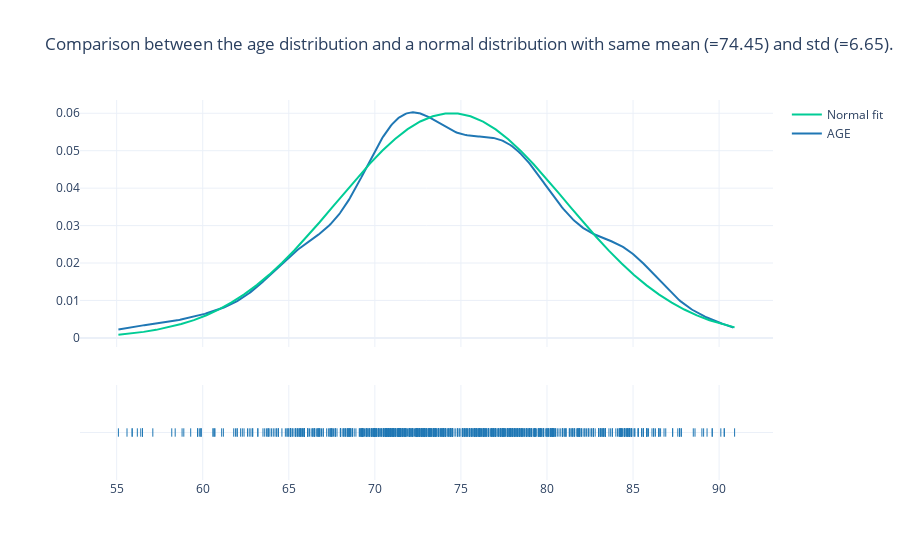

Here is the notebook cell this chart was saved with:
### Markdown cell above
We note that the `AGE` variable is distributed very similar to a Gaussian. For this reason,

### Code cell
adni.plot_kde_vs_norm()

### Figure 1 — Plotly figure (JSON) as saved in the notebook; plotly's stock layout.template omitted (floating-point values rounded to 4 significant figures; data arrays with more than 128 entries replaced by an {"elided": "..."} marker saying what was removed)
{"data": [{"legendgroup": "AGE", "marker": {"color": "rgb(31, 119, 180)"}, "mode": "lines", "name": "AGE", "showlegend": true, "type": "scatter", "x": {"elided": "500 float values"}, "xaxis": "x", "y": {"elided": "500 float values"}, "yaxis": "y"}, {"legendgroup": "AGE", "marker": {"color": "rgb(31, 119, 180)", "symbol": "line-ns-open"}, "mode": "markers", "name": "AGE", "showlegend": false, "type": "scatter", "x": {"elided": "826 float values"}, "xaxis": "x", "y": {"elided": "826 str values"}, "yaxis": "y2"}, {"name": "Normal fit", "type": "scatter", "x": [55.1, 55.83, 56.56, 57.29, 58.02, 58.75, 59.48, 60.21, 60.94, 61.68, 62.41, 63.14, 63.87, 64.6, 65.33, 66.06, 66.79, 67.52, 68.25, 68.98, 69.71, 70.44, 71.17, 71.9, 72.63, 73.37, 74.1, 74.83, 75.56, 76.29, 77.02, 77.75, 78.48, 79.21, 79.94, 80.67, 81.4, 82.13, 82.86, 83.59, 84.32, 85.06, 85.79, 86.52, 87.25, 87.98, 88.71, 89.44, 90.17, 90.9], "y": [0.0008682, 0.001188, 0.001607, 0.002146, 0.002833, 0.003695, 0.00476, 0.00606, 0.007621, 0.00947, 0.01163, 0.0141, 0.0169, 0.02001, 0.02341, 0.02705, 0.03089, 0.03485, 0.03884, 0.04278, 0.04654, 0.05003, 0.05314, 0.05576, 0.0578, 0.05921, 0.05992, 0.05991, 0.05918, 0.05776, 0.05569, 0.05306, 0.04994, 0.04644, 0.04267, 0.03874, 0.03474, 0.03079, 0.02695, 0.02331, 0.01992, 0.01682, 0.01403, 0.01157, 0.009417, 0.007576, 0.006022, 0.004729, 0.003669, 0.002813]}], "layout": {"barmode": "overlay", "hovermode": "closest", "legend": {"traceorder": "reversed"}, "title": {"text": "Comparison between the age distribution and a normal\ndistribution with same mean (=74.45) and std (=6.65)."}, "xaxis": {"anchor": "y2", "domain": [0, 1], "zeroline": false}, "yaxis": {"anchor": "free", "domain": [0.35, 1], "position": 0}, "yaxis2": {"anchor": "x", "domain": [0, 0.25], "dtick": 1, "showticklabels": false}}}
